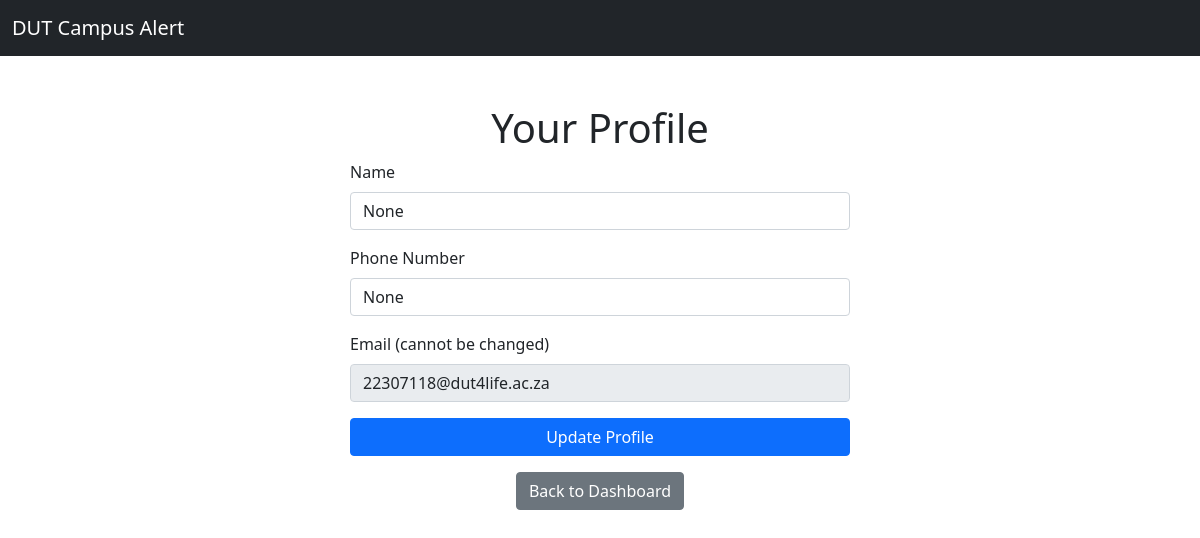
The page /profile (signed in) on the database its author committed.
### models.py (models this page shows)
class User(UserMixin, db.Model):
    id = db.Column(db.Integer, primary_key=True)
    email = db.Column(db.String(150), unique=True, nullable=False)
    password = db.Column(db.String(150), nullable=False)
    name = db.Column(db.String(100), nullable=True)
    phone = db.Column(db.String(20), nullable=True)
    role = db.Column(db.String(50), default='student')  # 'student', 'staff', 'admin'

### app.py (the view)
@app.route('/profile', methods=['GET', 'POST'])
@login_required
def profile():
    if request.method == 'POST':
        current_user.name = request.form['name']
        current_user.phone = request.form['phone']
        db.session.commit()
        flash('Profile updated successfully!', "success")
        return redirect(url_for('profile'))
    return render_template('profile.html', user=current_user)

### app.py (called while the page is built)
@login_manager.user_loader
def load_user(user_id):
    return User.query.get(int(user_id))

### templates/profile.html (shortened to what this page needs)
<!DOCTYPE html>
<html>
<head>
    <link rel="stylesheet" href="https://cdn.jsdelivr.net/npm/bootstrap@5.1.3/dist/css/bootstrap.min.css">
</head>
<body>
    <nav class="navbar navbar-expand-lg navbar-dark bg-dark">
        <div class="container-fluid">
            <a class="navbar-brand" href="/">DUT Campus Alert</a>
        </div>
    </nav>
    <div class="container mt-5">
        <h1 class="text-center">Your Profile</h1>
        <form method="POST" class="mx-auto" style="max-width: 500px;">
            <div class="mb-3">
                <label for="name" class="form-label">Name</label>
                <input type="text" id="name" name="name" class="form-control" value="{{ user.name }}" required>
            </div>
            <div class="mb-3">
                <label for="phone" class="form-label">Phone Number</label>
                <input type="text" id="phone" name="phone" class="form-control" value="{{ user.phone }}" required>
            </div>
            <div class="mb-3">
                <label for="email" class="form-label">Email (cannot be changed)</label>
                <input type="email" id="email" name="email" class="form-control" value="{{ user.email }}" readonly>
            </div>
            <button type="submit" class="btn btn-primary w-100">Update Profile</button>
        </form>
        <div class="text-center mt-3">
            <a href="/dashboard" class="btn btn-secondary">Back to Dashboard</a>
        </div>
    </div>
</body>
</html>

### rows shown on the page
User: name "None", phone "None", email "22307118@dut4life.ac.za"
